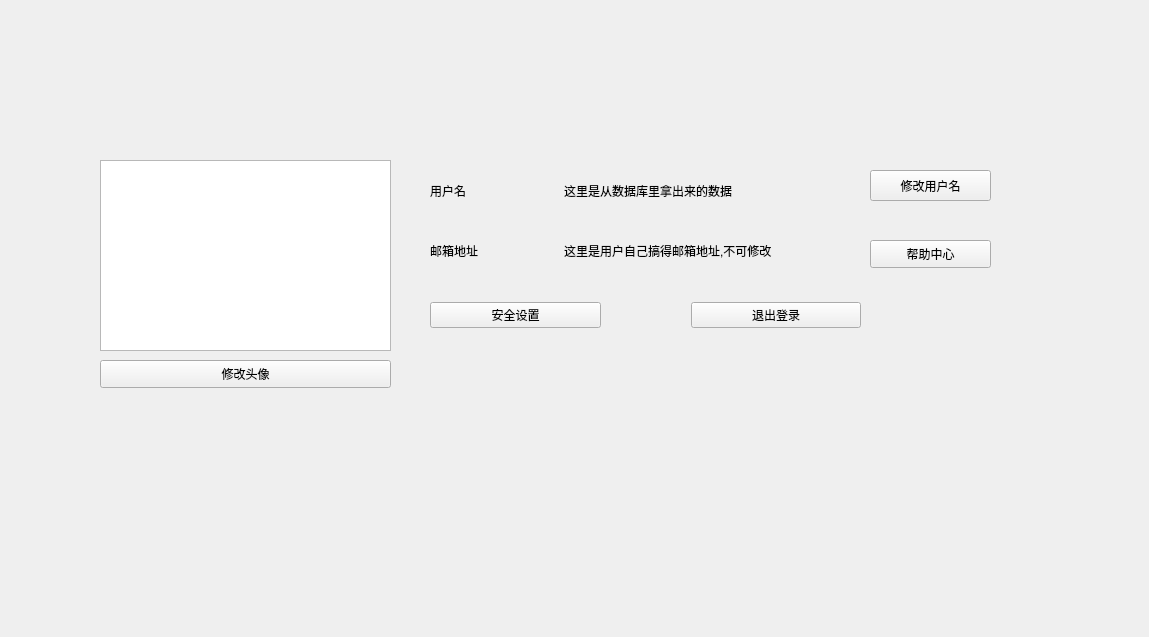
<?xml version="1.0" encoding="UTF-8"?>
<ui version="4.0">
 <class>Personinfo</class>
 <widget class="QWidget" name="Personinfo">
  <property name="geometry">
   <rect>
    <x>0</x>
    <y>0</y>
    <width>1149</width>
    <height>637</height>
   </rect>
  </property>
  <property name="windowTitle">
   <string>Form</string>
  </property>
  <widget class="QGraphicsView" name="graphicsView">
   <property name="geometry">
    <rect>
     <x>100</x>
     <y>160</y>
     <width>291</width>
     <height>191</height>
    </rect>
   </property>
  </widget>
  <widget class="QWidget" name="horizontalLayoutWidget">
   <property name="geometry">
    <rect>
     <x>430</x>
     <y>170</y>
     <width>431</width>
     <height>41</height>
    </rect>
   </property>
   <layout class="QHBoxLayout" name="horizontalLayout" stretch="3,7">
    <item>
     <widget class="QLabel" name="username_lb">
      <property name="text">
       <string>用户名</string>
      </property>
     </widget>
    </item>
    <item>
     <widget class="QLabel" name="usernamec_lb">
      <property name="text">
       <string>这里是从数据库里拿出来的数据</string>
      </property>
     </widget>
    </item>
   </layout>
  </widget>
  <widget class="QWidget" name="horizontalLayoutWidget_2">
   <property name="geometry">
    <rect>
     <x>430</x>
     <y>230</y>
     <width>431</width>
     <height>41</height>
    </rect>
   </property>
   <layout class="QHBoxLayout" name="mail_layout" stretch="3,7">
    <item>
     <widget class="QLabel" name="mail_lb">
      <property name="text">
       <string>邮箱地址</string>
      </property>
     </widget>
    </item>
    <item>
     <widget class="QLabel" name="mailaddress_lb">
      <property name="text">
       <string>这里是用户自己搞得邮箱地址,不可修改</string>
      </property>
     </widget>
    </item>
   </layout>
  </widget>
  <widget class="QWidget" name="horizontalLayoutWidget_3">
   <property name="geometry">
    <rect>
     <x>430</x>
     <y>290</y>
     <width>431</width>
     <height>51</height>
    </rect>
   </property>
   <layout class="QHBoxLayout" name="buttons_layout">
    <property name="spacing">
     <number>90</number>
    </property>
    <item>
     <widget class="QPushButton" name="safe_btn">
      <property name="toolTip">
       <string>&lt;html&gt;&lt;head/&gt;&lt;body&gt;&lt;p&gt;修改密保问题&lt;/p&gt;&lt;/body&gt;&lt;/html&gt;</string>
      </property>
      <property name="text">
       <string>安全设置</string>
      </property>
     </widget>
    </item>
    <item>
     <widget class="QPushButton" name="logout_btn">
      <property name="text">
       <string>退出登录</string>
      </property>
     </widget>
    </item>
   </layout>
  </widget>
  <widget class="QPushButton" name="changeinfo_btn">
   <property name="geometry">
    <rect>
     <x>870</x>
     <y>170</y>
     <width>121</width>
     <height>31</height>
    </rect>
   </property>
   <property name="text">
    <string>修改用户名</string>
   </property>
  </widget>
  <widget class="QPushButton" name="changephoto_btn">
   <property name="geometry">
    <rect>
     <x>100</x>
     <y>360</y>
     <width>291</width>
     <height>28</height>
    </rect>
   </property>
   <property name="text">
    <string>修改头像</string>
   </property>
  </widget>
  <widget class="QPushButton" name="help_btn">
   <property name="geometry">
    <rect>
     <x>870</x>
     <y>240</y>
     <width>121</width>
     <height>28</height>
    </rect>
   </property>
   <property name="text">
    <string>帮助中心</string>
   </property>
  </widget>
 </widget>
 <resources/>
 <connections/>
</ui>
